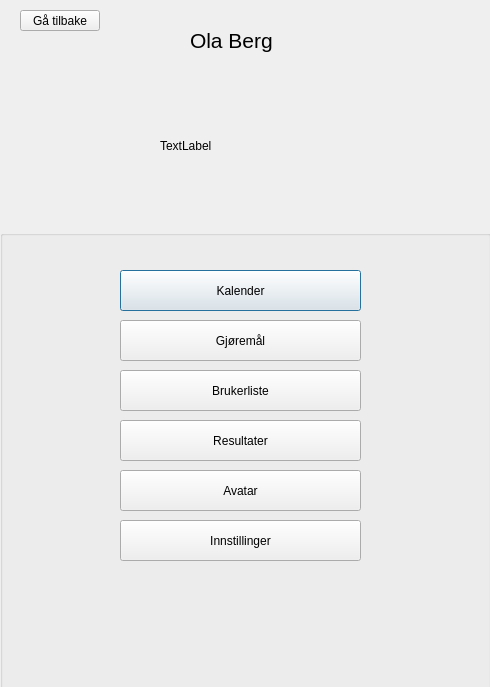
<?xml version="1.0" encoding="UTF-8"?>
<ui version="4.0">
 <class>workerProfileDialog</class>
 <widget class="QDialog" name="workerProfileDialog">
  <property name="geometry">
   <rect>
    <x>0</x>
    <y>0</y>
    <width>490</width>
    <height>687</height>
   </rect>
  </property>
  <property name="windowTitle">
   <string>Dialog</string>
  </property>
  <widget class="QLabel" name="label_name">
   <property name="geometry">
    <rect>
     <x>190</x>
     <y>20</y>
     <width>131</width>
     <height>41</height>
    </rect>
   </property>
   <property name="font">
    <font>
     <pointsize>16</pointsize>
    </font>
   </property>
   <property name="text">
    <string>Ola Berg</string>
   </property>
  </widget>
  <widget class="QGroupBox" name="groupBox">
   <property name="geometry">
    <rect>
     <x>0</x>
     <y>230</y>
     <width>491</width>
     <height>481</height>
    </rect>
   </property>
   <property name="title">
    <string/>
   </property>
   <widget class="QPushButton" name="pushButton_Calender_Profile_2">
    <property name="geometry">
     <rect>
      <x>120</x>
      <y>40</y>
      <width>241</width>
      <height>41</height>
     </rect>
    </property>
    <property name="text">
     <string>Kalender</string>
    </property>
   </widget>
   <widget class="QPushButton" name="pushButton_Tasks_2">
    <property name="geometry">
     <rect>
      <x>120</x>
      <y>90</y>
      <width>241</width>
      <height>41</height>
     </rect>
    </property>
    <property name="text">
     <string>Gjøremål</string>
    </property>
   </widget>
   <widget class="QPushButton" name="pushButton_Results_Profile_2">
    <property name="geometry">
     <rect>
      <x>120</x>
      <y>190</y>
      <width>241</width>
      <height>41</height>
     </rect>
    </property>
    <property name="text">
     <string>Resultater</string>
    </property>
   </widget>
   <widget class="QPushButton" name="pushButton_Avatar_Profile_2">
    <property name="geometry">
     <rect>
      <x>120</x>
      <y>240</y>
      <width>241</width>
      <height>41</height>
     </rect>
    </property>
    <property name="text">
     <string>Avatar</string>
    </property>
   </widget>
   <widget class="QPushButton" name="pushButton_Settings_Profile_2">
    <property name="geometry">
     <rect>
      <x>120</x>
      <y>290</y>
      <width>241</width>
      <height>41</height>
     </rect>
    </property>
    <property name="text">
     <string>Innstillinger</string>
    </property>
   </widget>
   <widget class="QPushButton" name="pushButton_2">
    <property name="geometry">
     <rect>
      <x>120</x>
      <y>140</y>
      <width>241</width>
      <height>41</height>
     </rect>
    </property>
    <property name="text">
     <string>Brukerliste</string>
    </property>
   </widget>
  </widget>
  <widget class="QLabel" name="label_profilePicture">
   <property name="geometry">
    <rect>
     <x>160</x>
     <y>80</y>
     <width>131</width>
     <height>131</height>
    </rect>
   </property>
   <property name="text">
    <string>TextLabel</string>
   </property>
  </widget>
  <widget class="QPushButton" name="pushButton">
   <property name="geometry">
    <rect>
     <x>20</x>
     <y>10</y>
     <width>80</width>
     <height>21</height>
    </rect>
   </property>
   <property name="text">
    <string>Gå tilbake</string>
   </property>
  </widget>
 </widget>
 <resources/>
 <connections/>
</ui>
